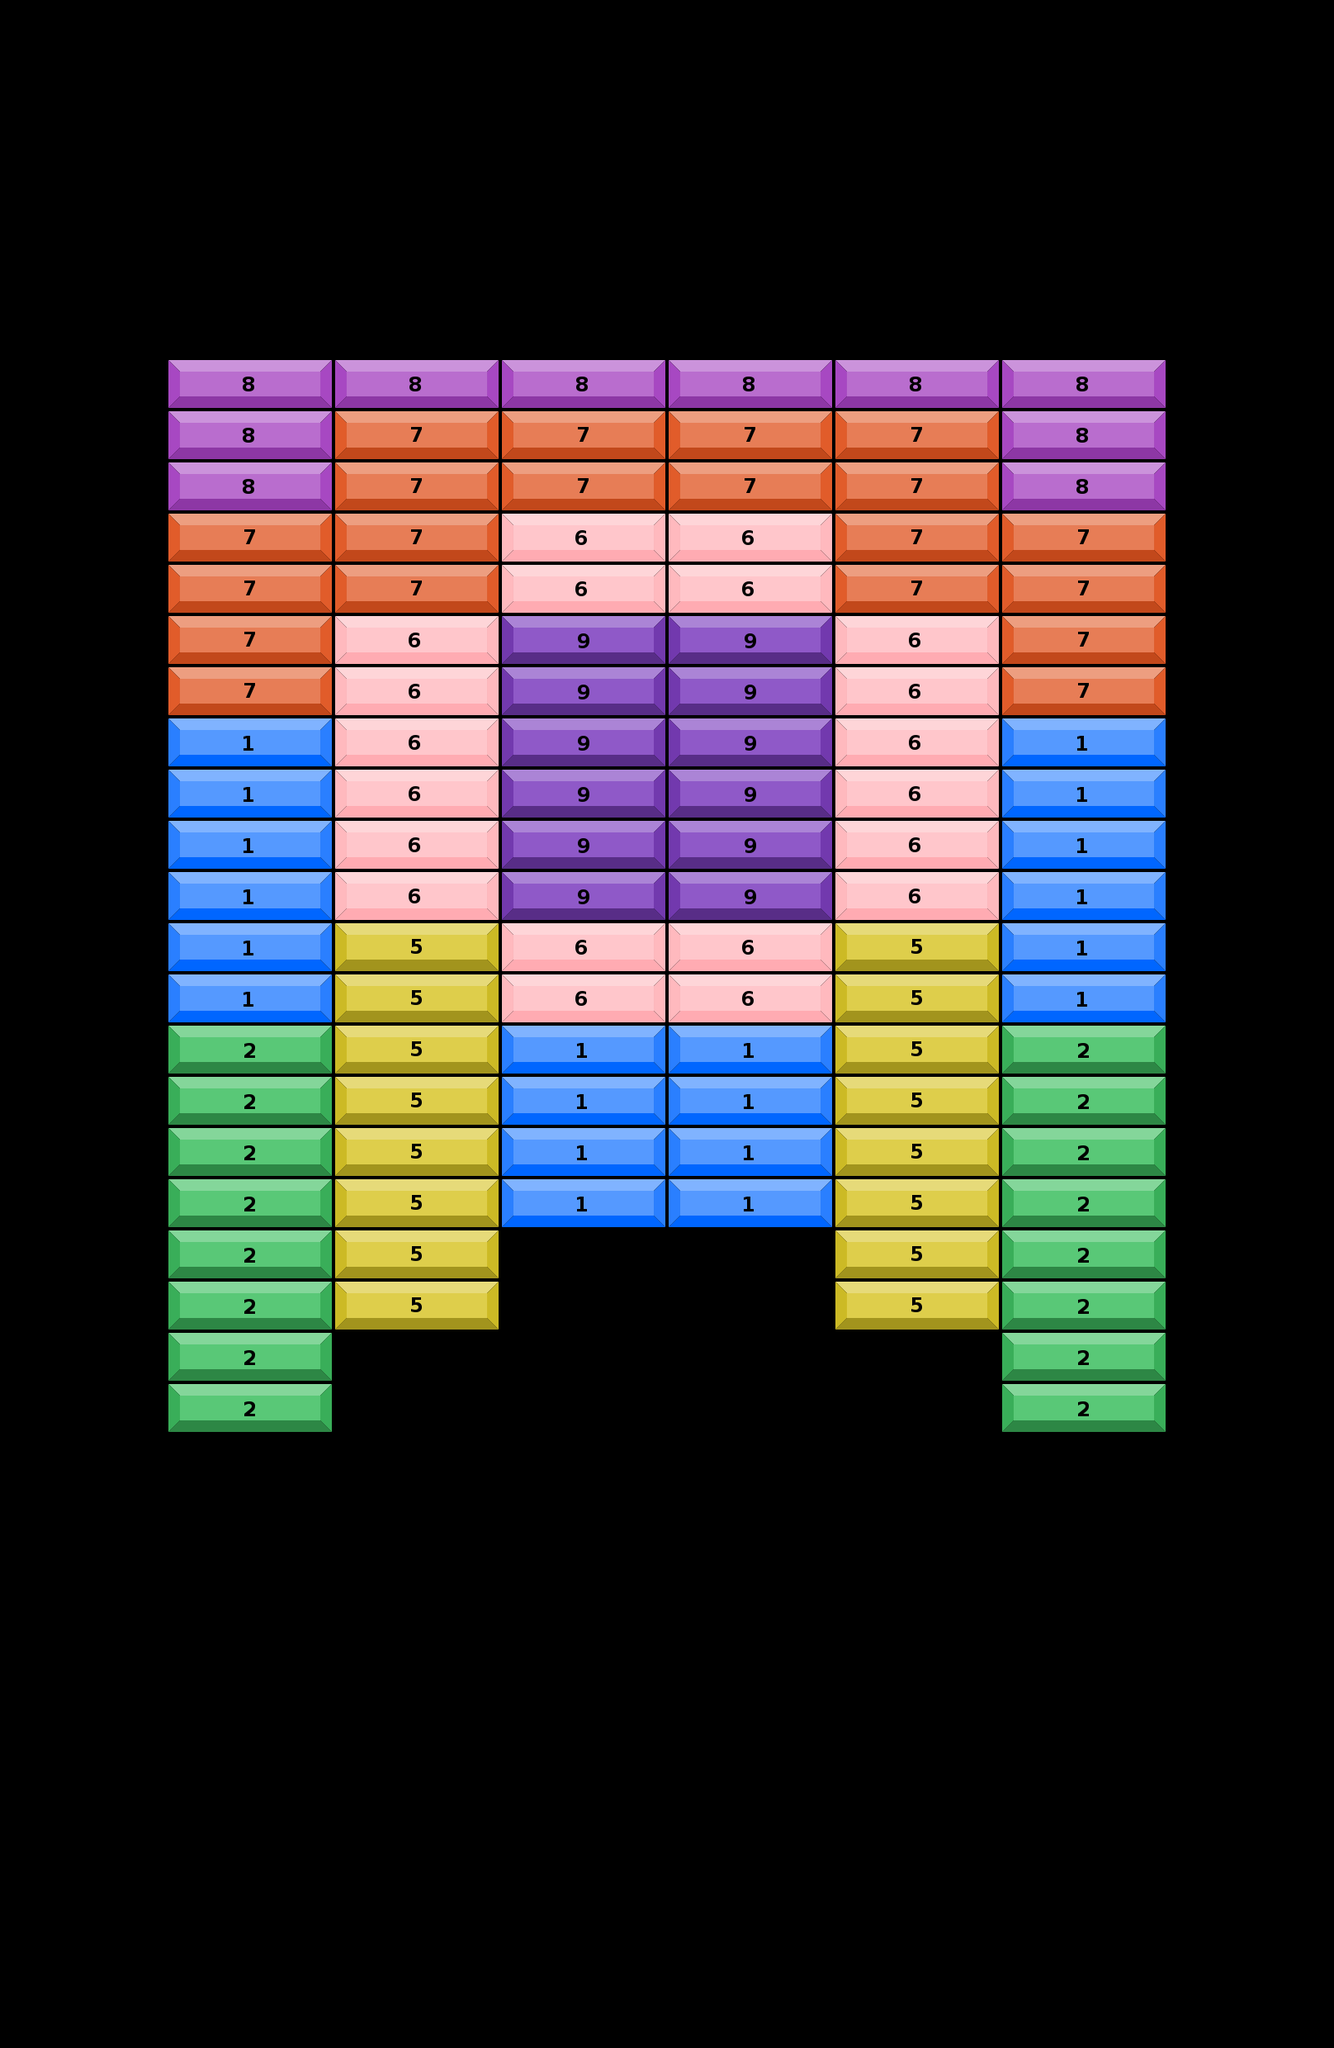

The image is a tile-based game level rendered from a .tmx file. Its description and complete source (layers, tilesets, objects, tile grids) follow:
An orthogonal 8x40 tile map with 202x62 px tiles, 2 tile layers (obstacles layer, grids layer).

<map version="1.5" tiledversion="1.7.2" orientation="orthogonal" renderorder="right-down" width="8" height="40" tilewidth="202" tileheight="62" infinite="0" nextlayerid="3" nextobjectid="1">
 <tileset firstgid="1" source="bricks.tsx" />
 <layer id="3" name="obstacles layer" width="8" height="40">
  <data encoding="csv">
0,0,0,0,0,0,0,0,
0,0,0,0,0,0,0,0,
0,0,0,0,0,0,0,0,
0,0,0,0,0,0,0,0,
0,0,0,0,0,0,0,0,
0,0,0,0,0,0,0,0,
0,0,0,0,0,0,0,0,
0,0,0,0,0,0,0,0,
0,0,0,0,0,0,0,0,
0,0,0,0,0,0,0,0,
0,0,0,0,0,0,0,0,
0,0,0,0,0,0,0,0,
0,0,0,0,0,0,0,0,
0,0,0,0,0,0,0,0,
0,0,0,0,0,0,0,0,
0,0,0,0,0,0,0,0,
0,0,0,0,0,0,0,0,
0,0,0,0,0,0,0,0,
0,0,0,0,0,0,0,0,
0,0,0,0,0,0,0,0,
0,0,0,0,0,0,0,0,
0,0,0,0,0,0,0,0,
0,0,0,0,0,0,0,0,
0,0,0,0,0,0,0,0,
0,0,0,0,0,0,0,0,
0,0,0,0,0,0,0,0,
0,0,0,0,0,0,0,0,
0,0,0,0,0,0,0,0,
0,0,0,0,0,0,0,0,
0,0,0,0,0,0,0,0,
0,0,0,0,0,0,0,0,
0,0,0,0,0,0,0,0,
0,0,0,0,0,0,0,0,
0,0,0,0,0,0,0,0,
0,0,0,0,0,0,0,0,
0,0,0,0,0,0,0,0,
0,0,0,0,0,0,0,0,
0,0,0,0,0,0,0,0,
0,0,0,0,0,0,0,0,
0,0,0,0,0,0,0,0
</data>
 </layer>
 <layer id="1" name="grids layer" width="8" height="40">
  <data encoding="csv">
0,0,0,0,0,0,0,0,
0,0,0,0,0,0,0,0,
0,0,0,0,0,0,0,0,
0,0,0,0,0,0,0,0,
0,0,0,0,0,0,0,0,
0,0,0,0,0,0,0,0,
0,0,0,0,0,0,0,0,
0,8,8,8,8,8,8,0,
0,8,7,7,7,7,8,0,
0,8,7,7,7,7,8,0,
0,7,7,6,6,7,7,0,
0,7,7,6,6,7,7,0,
0,7,6,9,9,6,7,0,
0,7,6,9,9,6,7,0,
0,1,6,9,9,6,1,0,
0,1,6,9,9,6,1,0,
0,1,6,9,9,6,1,0,
0,1,6,9,9,6,1,0,
0,1,5,6,6,5,1,0,
0,1,5,6,6,5,1,0,
0,2,5,1,1,5,2,0,
0,2,5,1,1,5,2,0,
0,2,5,1,1,5,2,0,
0,2,5,1,1,5,2,0,
0,2,5,0,0,5,2,0,
0,2,5,0,0,5,2,0,
0,2,0,0,0,0,2,0,
0,2,0,0,0,0,2,0,
0,0,0,0,0,0,0,0,
0,0,0,0,0,0,0,0,
0,0,0,0,0,0,0,0,
0,0,0,0,0,0,0,0,
0,0,0,0,0,0,0,0,
0,0,0,0,0,0,0,0,
0,0,0,0,0,0,0,0,
0,0,0,0,0,0,0,0,
0,0,0,0,0,0,0,0,
0,0,0,0,0,0,0,0,
0,0,0,0,0,0,0,0,
0,0,0,0,0,0,0,0
</data>
 </layer>
 <objectgroup id="4" name="collision" />
</map>
